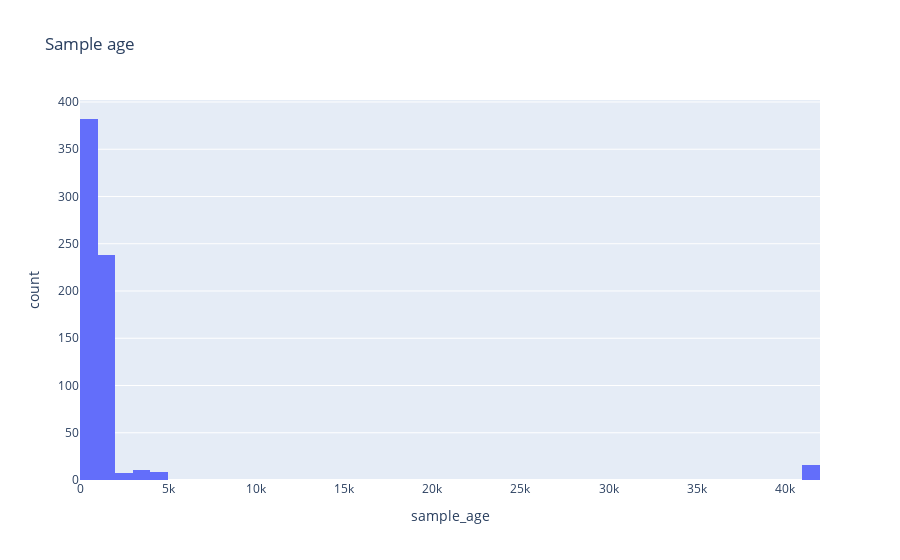

Notebook code cell kept with this figure:
### Code cell
fig = px.histogram(aMetagenomes_metadata, x="sample_age",title="Sample age")
fig.show()

### Figure 1 — Plotly figure (JSON) as saved in the notebook; plotly's stock layout.template omitted (floating-point values rounded to 4 significant figures; data arrays with more than 128 entries replaced by an {"elided": "..."} marker saying what was removed)
{"data": [{"alignmentgroup": "True", "bingroup": "x", "hovertemplate": "sample_age=%{x}<br>count=%{y}<extra></extra>", "legendgroup": "", "marker": {"color": "#636efa"}, "name": "", "offsetgroup": "", "orientation": "v", "showlegend": false, "type": "histogram", "x": {"elided": "662 int values"}, "xaxis": "x", "yaxis": "y"}], "layout": {"barmode": "relative", "legend": {"tracegroupgap": 0}, "title": {"text": "Sample age"}, "xaxis": {"anchor": "y", "domain": [0, 1], "title": {"text": "sample_age"}}, "yaxis": {"anchor": "x", "domain": [0, 1], "title": {"text": "count"}}}}
